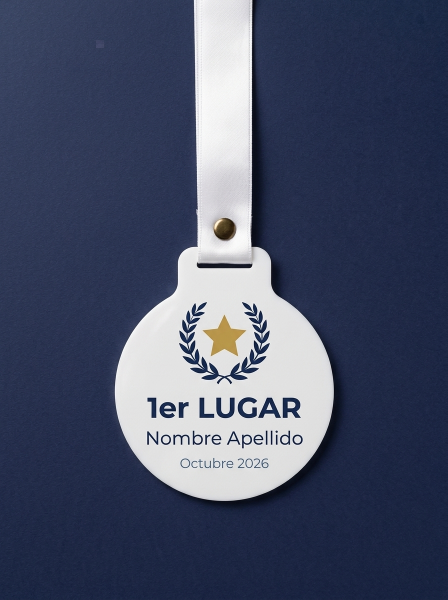
#> input picture brine-motion-studio/studio/brand-assets/raw-medalla.jpg, 896 x 1200 px (shown at 1/2 size)
$ python -i prep_assets.py   (imports and definitions only)
#> lines starting #> are read from the running program, lines starting #| are printed output that depends on the picture; after the words box and inside, x2 and y2 are one past the last pixel; in counts of white or black regions, pixels touching at a corner belong together
#!/usr/bin/env python3
"""BRINE MOTION STUDIO — preparación determinista de assets (sin IA, sin red).
Recorta la medalla aprobada (raw de CNT-20261009-01, aprobado por Enzo 2026-10-09 10:47) por llave de color
y copia el logo oficial sin modificarlo. Funciones de llave copiadas (sin cambios) de
/workspace/brine-marketing/carruseles-automatizados/CNT-20261009-01/postpro_cnt0901.py (Brine Creative)."""
import hashlib, json, math, os, shutil, sys
import numpy as np
from PIL import Image, ImageDraw, ImageFilter
def _largest_component_seed(mask_bool, k=4):
    """Devuelve un píxel (x,y) a resolución completa dentro del componente mayor (etiquetado en baja resolución)."""
    h, w = mask_bool.shape
    small = Image.fromarray((mask_bool * 255).astype(np.uint8)).resize((w // k, h // k), Image.Resampling.BOX).point(lambda v: 255 if v > 127 else 0)
    best, best_n = None, 0
    work = small.copy()
    for _ in range(40):
        arr = np.asarray(work)
        nz = np.argwhere(arr == 255)
        if len(nz) == 0: break
        y0, x0 = nz[0]
        tmp = work.copy(); ImageDraw.floodfill(tmp, (int(x0), int(y0)), 128)
        comp = np.asarray(tmp) == 128
        n = int(comp.sum())
        if n > best_n: best, best_n = comp, n
        work = Image.fromarray(np.where(comp, 0, arr).astype(np.uint8))
    ys, xs = np.nonzero(best)
    cy, cx = ys.mean(), xs.mean()
    j = np.argmin((ys - cy) ** 2 + (xs - cx) ** 2)
    sx, sy = int(xs[j] * k + k // 2), int(ys[j] * k + k // 2)
    for r in range(0, 2 * k):
        win = mask_bool[max(0, sy - r):sy + r + 1, max(0, sx - r):sx + r + 1]
        if win.any():
            yy, xx = np.nonzero(win)
            return int(max(0, sx - r) + xx[0]), int(max(0, sy - r) + yy[0])
    raise SystemExit("llave: sin semilla")


# [79 lines left out: functions key_medal, white_to_alpha, not called in this run]


def cutout_on_white(img, thr=40, feather=1.1, decontam=3):
    """Recorte opaco de un producto sólido (p. ej. un balón de cuero) sobre fondo blanco de estudio, sin IA.
    A diferencia de white_to_alpha (que vuelve translúcido todo color claro), el interior queda 100 % opaco y con sus
    píxeles originales intactos: máscara por distancia al blanco, solo el componente mayor, huecos rellenos, borde con
    feather y descontaminación del halo blanco en una banda de `decontam` px (mezcla hacia el color interior extendido).
    Devuelve la imagen recortada a su caja y la caja en la foto original."""
    a = np.asarray(img.convert("RGB")).astype(np.float32)
    d = (255.0 - a).max(-1)
    m = Image.fromarray(((d > thr) * 255).astype(np.uint8)).filter(ImageFilter.MinFilter(3)).filter(ImageFilter.MaxFilter(3))
    sx, sy = _largest_component_seed(np.asarray(m) > 0)
    comp = m.copy(); ImageDraw.floodfill(comp, (sx, sy), 128)
    m = Image.fromarray(((np.asarray(comp) == 128) * 255).astype(np.uint8))
    pad = Image.new("L", (m.width + 2, m.height + 2), 0); pad.paste(m, (1, 1))
    ImageDraw.floodfill(pad, (0, 0), 128)
    filled = Image.fromarray(((np.asarray(pad)[1:-1, 1:-1] != 128) * 255).astype(np.uint8))
    cover = float((np.asarray(filled) > 0).mean())
    if cover < 0.1 or cover > 0.95:
        raise SystemExit(f"Recorte falló (cobertura {cover:.1%})")
    A = np.asarray(filled.filter(ImageFilter.MinFilter(3)).filter(ImageFilter.GaussianBlur(feather))).astype(np.float32) / 255.0
    inner = filled.filter(ImageFilter.MinFilter(2 * decontam + 1))
    im_ = np.asarray(inner).astype(np.float32)[..., None] / 255.0
    r = decontam * 2 + 2
    numb = np.asarray(Image.fromarray(np.clip(a * im_, 0, 255).astype(np.uint8)).filter(ImageFilter.GaussianBlur(r))).astype(np.float32)
    denb = np.asarray(inner.filter(ImageFilter.GaussianBlur(r))).astype(np.float32)[..., None] / 255.0
    ext = numb / np.maximum(denb, 1e-3)
    rgb = a * im_ + ext * (1 - im_)
    out = Image.fromarray(np.dstack([np.clip(rgb, 0, 255), A * 255]).round().astype(np.uint8), "RGBA")
    bbox = out.getchannel("A").point(lambda x: 255 if x > 8 else 0).getbbox()
    return out.crop(bbox), bbox, cover


# [55 lines left out: functions prep_photos, main, not called in this run]


# [2 lines not run here, left out]

>>> from PIL import Image
>>> picture = Image.open('../brand-assets/raw-medalla.jpg')
#> picture is the input picture: PIL image 896x1200 RGB; mean R, G, B 71.4, 79.3, 102.6
>>> result = cutout_on_white(picture)
#> in cutout_on_white, `d = (255.0 - a).max(-1)`:
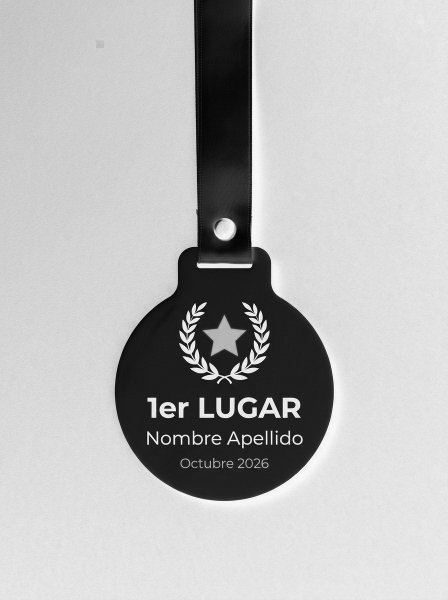
#> d: shape (1200, 896) float32 (shown at 1/2 size); min 0, max 255, mean 184
#> in cutout_on_white, `m = Image.fromarray(((d > thr) * 255).astype(np.uint8)).filter(ImageFi..`:
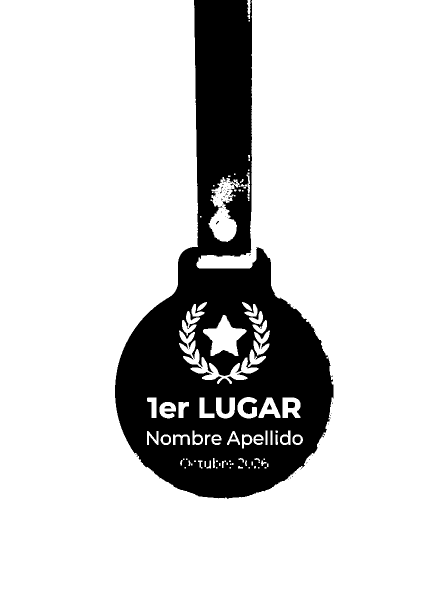
#> m: PIL image 896x1200 L (shown at 1/2 size); 82.6% white; 64 black regions (52 under 20 px), largest, box (x1, y1, x2, y2) and area: (230, 0, 667, 998) 185681, (576, 804, 590, 816) 159, (389, 873, 402, 886) 142
#> in _largest_component_seed, `small = Image.fromarray((mask_bool * 255).astype(np.uint8)).resize((w ..`:
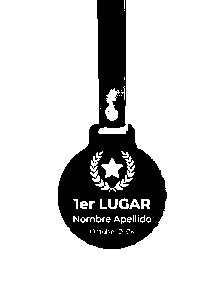
#> small: PIL image 224x300 L; 82.7% white; 9 black regions (8 under 20 px), largest, box (x1, y1, x2, y2) and area: (58, 0, 167, 249) 11590
#> the loop in _largest_component_seed, `for _ in range(40):` made 40 passes
#> (y0, x0, n, best_n) on pass 1: (0, 0, 53902, 53902)
#> (y0, x0, n) on passes 2 to 7: (0, 124, 9), (10, 124, 1), (77, 124, 3), (86, 124, 1), (87, 123, 1), (88, 114, 276)
#> pass 1, in _largest_component_seed, `work = Image.fromarray(np.where(comp, 0, arr).astype(np.uint8))`:
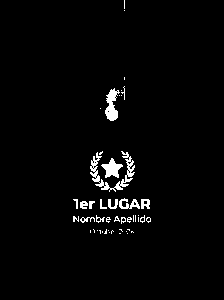
#> work: PIL image 224x300 L; 2.5% white; 47 white regions (33 under 20 px), largest, box (x1, y1, x2, y2) and area: (90, 151, 135, 192) 472, (105, 88, 120, 121) 278, (101, 158, 123, 178) 224
#> after the loop in _largest_component_seed, `for _ in range(40):`: comp: shape (300, 224) bool; 0.01% white in thin lines or dots, all inside (x1, y1, x2, y2) = (135, 215, 136, 222)
#> after the loop in _largest_component_seed, `for _ in range(40):`: best_n = 53902
#> in _largest_component_seed, `cy, cx = ys.mean(), xs.mean()`: cy = 147.6; cx = 111.5
#> in _largest_component_seed, `j = np.argmin((ys - cy) ** 2 + (xs - cx) ** 2)`: j = 26239
#> in _largest_component_seed, `sx, sy = int(xs[j] * k + k // 2), int(ys[j] * k + k // 2)`: sx = 450; sy = 534
#> the loop in _largest_component_seed, `for r in range(0, 2 * k):` made 1 pass
#> (win, yy, xx) on pass 1: ([True], [0], [0])
#> in cutout_on_white, `sx, sy = _largest_component_seed(np.asarray(m) > 0)`: sx = 450; sy = 534
#> in cutout_on_white, `ImageDraw.floodfill(comp, (sx, sy), 128)`:
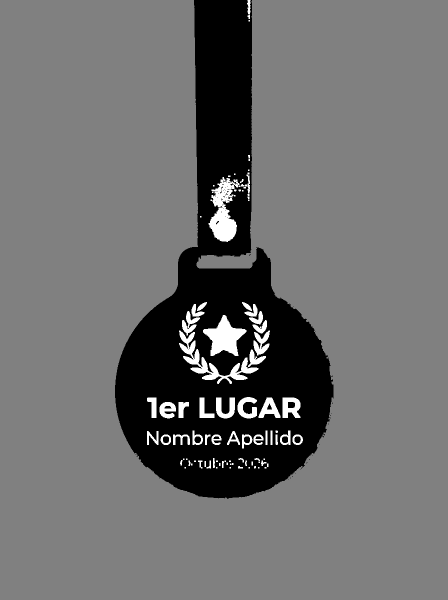
#> comp: PIL image 896x1200 L (shown at 1/2 size); min 0, max 255, mean 108.8
#> in cutout_on_white, `m = Image.fromarray(((np.asarray(comp) == 128) * 255).astype(np.uint8))`: m: PIL image 896x1200 L; 80.2% white; 19 black regions (18 under 20 px), largest, box (x1, y1, x2, y2) and area: (230, 0, 667, 998) 213117
#> in cutout_on_white, `pad = Image.new('L', (m.width + 2, m.height + 2), 0)`: pad: PIL image 898x1202 L; every value is 0
#> in cutout_on_white, `pad.paste(m, (1, 1))`: pad: PIL image 898x1202 L; 79.9% white; 19 black regions (18 under 20 px), largest, box (x1, y1, x2, y2) and area: (0, 0, 898, 1202) 217313
#> in cutout_on_white, `ImageDraw.floodfill(pad, (0, 0), 128)`:
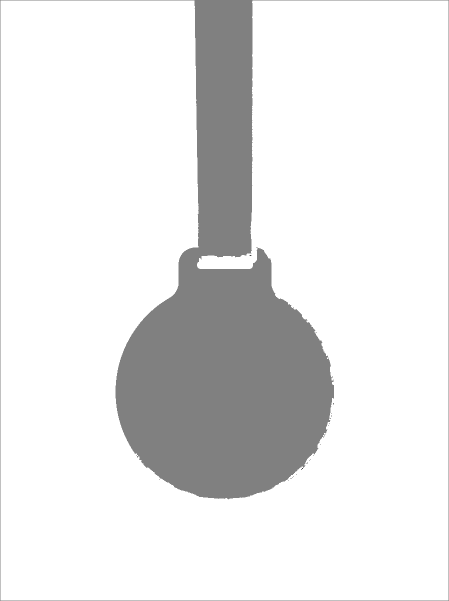
#> pad: PIL image 898x1202 L (shown at 1/2 size); min 0, max 255, mean 229.4
#> in cutout_on_white, `filled = Image.fromarray(((np.asarray(pad)[1:-1, 1:-1] != 128) * 255)...`: filled: PIL image 896x1200 L; 80.2% white; 1 black region, box (x1, y1, x2, y2) and area: (230, 0, 667, 998) 213107
#> in cutout_on_white, `cover = float((np.asarray(filled) > 0).mean())`: cover = 0.802
#> in cutout_on_white, `inner = filled.filter(ImageFilter.MinFilter(2 * decontam + 1))`: inner: PIL image 896x1200 L; 79.3% white; 1 black region, box (x1, y1, x2, y2) and area: (227, 0, 670, 1001) 222890
#> in cutout_on_white, `out = Image.fromarray(np.dstack([np.clip(rgb, 0, 255), A * 255]).round..`:
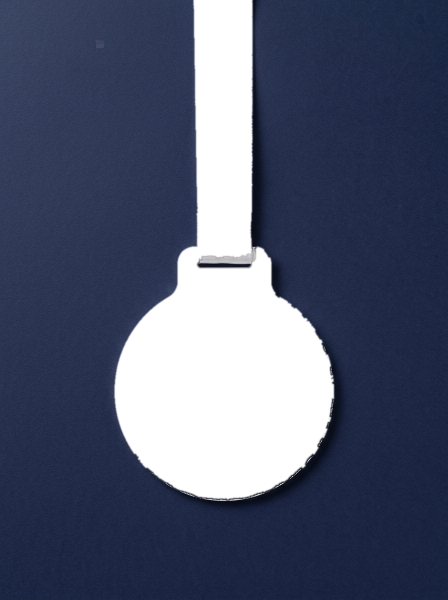
#> out: PIL image 896x1200 RGBA (shown at 1/2 size); mean R, G, B, A 30.8, 38.7, 62.5, 203.7; transparent parts drawn white
#> in cutout_on_white, `bbox = out.getchannel("A").point(lambda x: 255 if x > 8 else 0).getbbo..`: bbox = (0, 0, 896, 1200)
